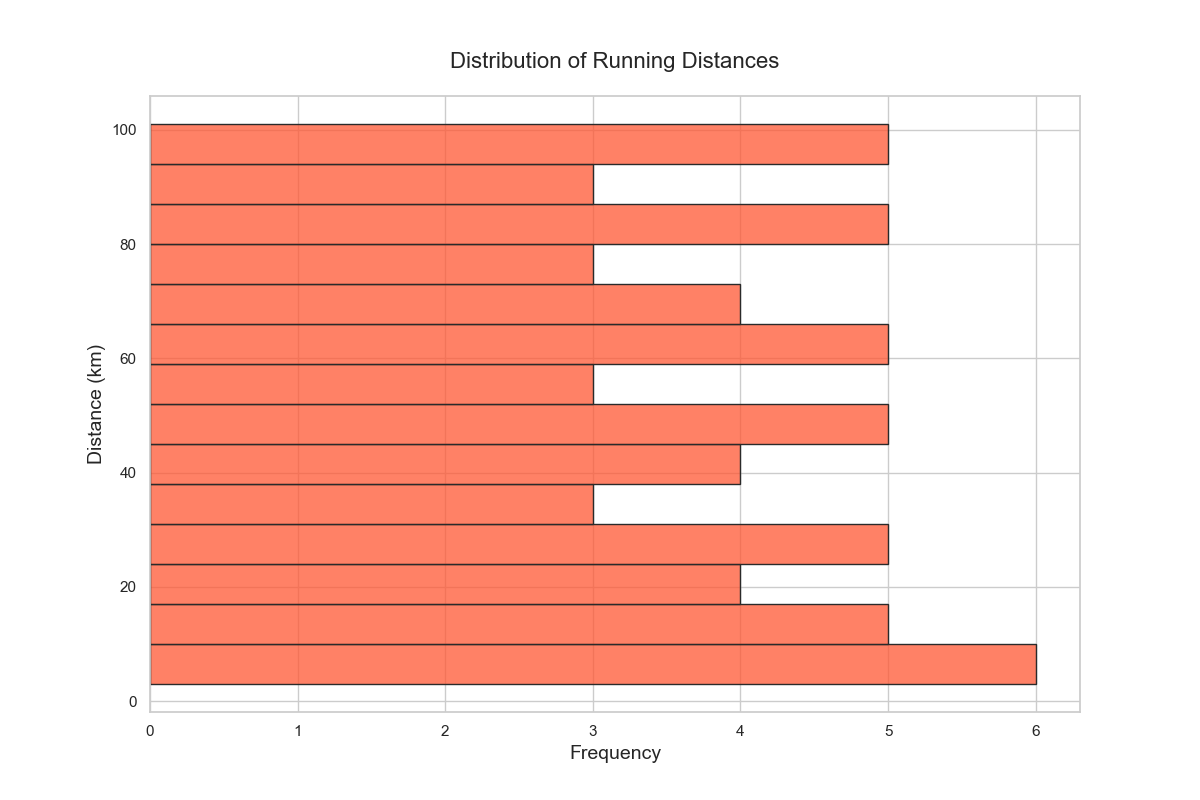

Here is the Python script that generated this plot:

import pandas as pd
import seaborn as sns
import matplotlib.pyplot as plt

# Data
distance_data = {'Distance': [5, 7, 10, 12, 15, 20, 22, 25, 30, 35, 40, 45, 50, 55, 60, 65, 70, 75, 
                              80, 85, 90, 95, 100, 3, 6, 8, 9, 11, 13, 18, 21, 24, 27, 28, 32, 34, 
                              38, 41, 43, 46, 48, 51, 53, 57, 59, 62, 64, 67, 69, 72, 74, 78, 81, 
                              83, 86, 89, 92, 94, 97, 99]}
df = pd.DataFrame(distance_data)

# Set size of the figure
plt.figure(figsize=(12, 8))

# Plotting the histogram
sns.histplot(data=df, y='Distance', binwidth=7, color='#FF5733', edgecolor='#2A2A2A')

# Additional customizations
plt.title('Distribution of Running Distances', fontsize=16, pad=20)
plt.xlabel('Frequency', fontsize=14)
plt.ylabel('Distance (km)', fontsize=14)
plt.grid(True)

# Show the plot
plt.show()
